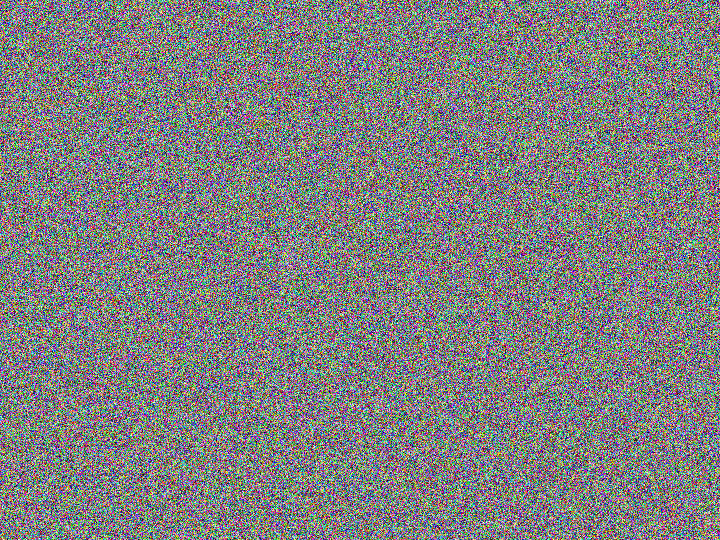
#> input picture stego/flimmer_på_fjernsynet/solution/kanal1.png, 720 x 540 px
$ python solve.py
#> lines starting #> are read from the running program, lines starting #| are printed output that depends on the picture; after the words box and inside, x2 and y2 are one past the last pixel; in counts of white or black regions, pixels touching at a corner belong together
from PIL import Image

im1 = Image.open("kanal1.png")
#> im1 is the input picture: PIL image 720x540 RGBA; mean R, G, B, A 127.6, 127.5, 127.6, 255
im2 = Image.open("kanal2.png")
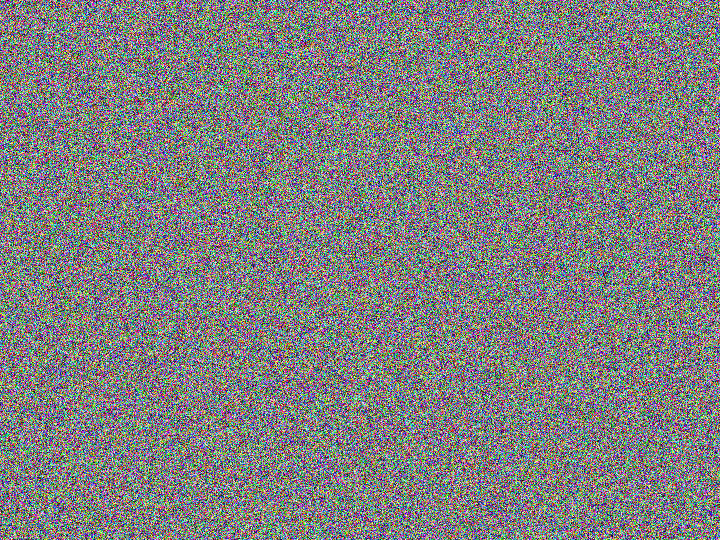
#> input picture stego/flimmer_på_fjernsynet/solution/kanal2.png, 720 x 540 px
#> im2 is the input picture: PIL image 720x540 RGBA; mean R, G, B, A 127.4, 127.4, 127.4, 255

new_im = Image.new("RGB", im1.size, (255, 255, 255))
#> new_im: PIL image 720x540 RGB; every value is 255

for y in range(im1.height):
    for x in range(im1.width):
        if im1.getpixel((x, y)) == im2.getpixel((x, y)):
            new_im.putpixel((x, y), (0, 0, 0))
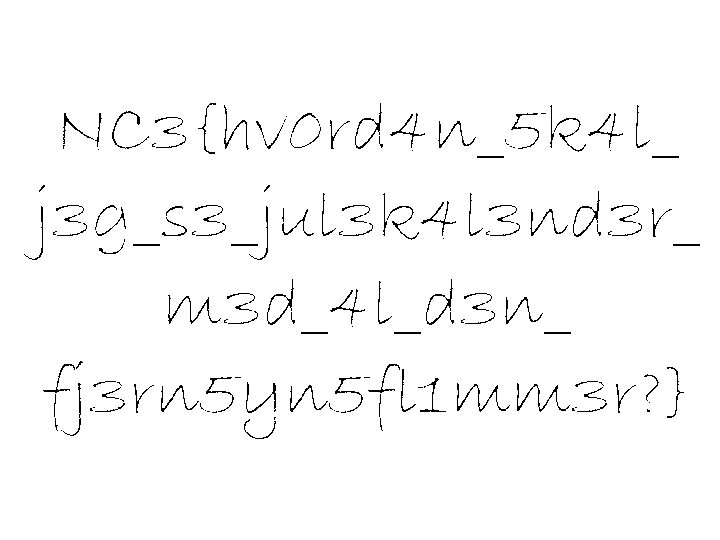
#> new_im: PIL image 720x540 RGB; 97.9% white; black in thin lines or dots, all inside (x1, y1, x2, y2) = (24, 103, 700, 439)

new_im.save("result.png")
